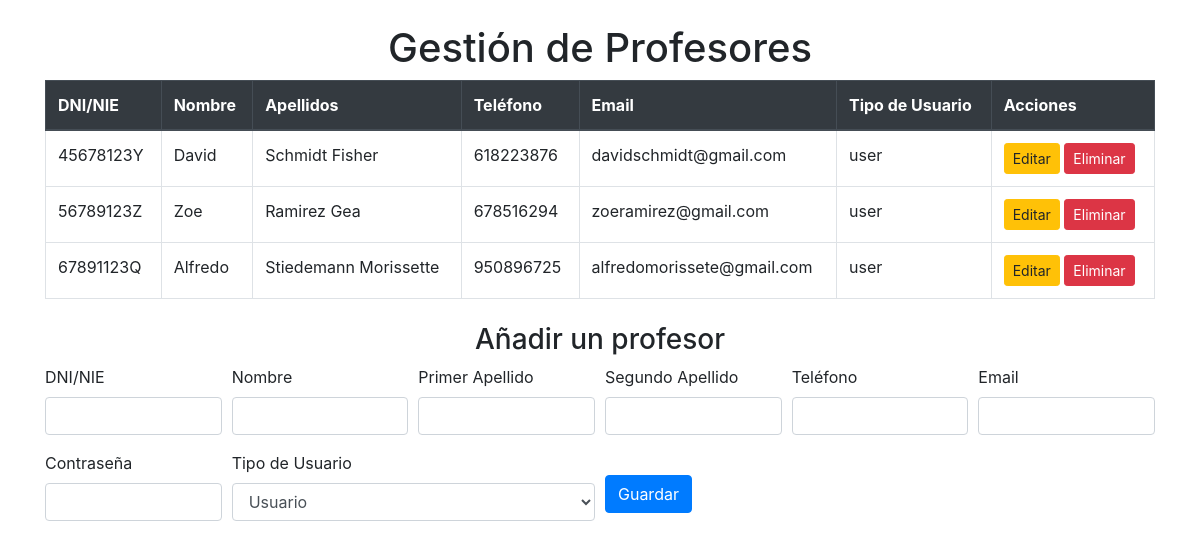
The app's page /code/profesores.php with its own data.
### tables this page shows
CREATE TABLE profesores(
	dni_nie char(9) PRIMARY KEY,
	contrasenya varchar(255),
	nombre varchar(100) not null,
	apellido1 varchar(100) not null,
	apellido2 varchar(100),
	telefono varchar(50),
	email varchar(255),
	tipo_usuario ENUM('root', 'admin', 'user') DEFAULT 'user',
	FOREIGN KEY (tipo_usuario) REFERENCES tipos_usuario(tipo)
);

### code/profesores.php (the view, shortened to what this page needs)
<?php
require 'conexion.php';
function obtenerProfesores($mysqli)
{
    $query = "SELECT dni_nie, nombre, apellido1, apellido2, telefono, email, tipo_usuario FROM profesores";
    $result = $mysqli->query($query);
    $profesores = [];
    if ($result && $result->num_rows > 0) {
        while ($row = $result->fetch_assoc()) {
            $profesores[] = $row;
        }
    }
    return $profesores;
}
$profesores = obtenerProfesores($mysqli);
?>
<!DOCTYPE html>
<html lang="es">
<head>
    <link rel="stylesheet" href="https://stackpath.bootstrapcdn.com/bootstrap/4.5.2/css/bootstrap.min.css">
</head>
<body>
    <div class="container my-4">
        <h1 class="text-center">Gestión de Profesores</h1>
        <table class="table table-bordered mb-4">
            <thead class="thead-dark">
                <tr>
                    <th>DNI/NIE</th>
                    <th>Nombre</th>
                    <th>Apellidos</th>
                    <th>Teléfono</th>
                    <th>Email</th>
                    <th>Tipo de Usuario</th>
                    <th>Acciones</th>
                </tr>
            </thead>
            <tbody>
                <?php foreach ($profesores as $profesor): ?>
                    <tr>
                        <td><?= htmlspecialchars($profesor['dni_nie']) ?></td>
                        <td><?= htmlspecialchars($profesor['nombre']) ?></td>
                        <td><?= htmlspecialchars($profesor['apellido1'] . ' ' . $profesor['apellido2']) ?></td>
                        <td><?= htmlspecialchars($profesor['telefono']) ?></td>
                        <td><?= htmlspecialchars($profesor['email']) ?></td>
                        <td><?= htmlspecialchars($profesor['tipo_usuario']) ?></td>
                        <td>
                            <button class="btn btn-sm btn-warning" onclick="editarProfesor('<?= htmlspecialchars(json_encode($profesor)) ?>')">Editar</button>
                            <form method="POST" style="display:inline;">
                                <button type="submit" class="btn btn-sm btn-danger">Eliminar</button>
                            </form>
                        </td>
                    </tr>
                <?php endforeach; ?>
            </tbody>
        </table>
        <h3 class="text-center">Añadir un profesor</h3>
        <form method="POST">
            <div class="form-row">
                <div class="form-group col-md-2">
                    <label for="dni_nie">DNI/NIE</label>
                    <input type="text" class="form-control" id="dni_nie" name="dni_nie" required>
                </div>
                <div class="form-group col-md-2">
                    <label for="nombre">Nombre</label>
                    <input type="text" class="form-control" id="nombre" name="nombre" required>
                </div>
                <div class="form-group col-md-2">
                    <label for="apellido1">Primer Apellido</label>
                    <input type="text" class="form-control" id="apellido1" name="apellido1" required>
                </div>
                <div class="form-group col-md-2">
                    <label for="apellido2">Segundo Apellido</label>
                    <input type="text" class="form-control" id="apellido2" name="apellido2">
                </div>
                <div class="form-group col-md-2">
                    <label for="telefono">Teléfono</label>
                    <input type="text" class="form-control" id="telefono" name="telefono">
                </div>
                <div class="form-group col-md-2">
                    <label for="email">Email</label>
                    <input type="email" class="form-control" id="email" name="email" required>
                </div>
            </div>
            <div class="form-row">
                <div class="form-group col-md-2">
                    <label for="contrasenya">Contraseña</label>
                    <input type="password" class="form-control" id="contrasenya" name="contrasenya" required>
                </div>
                <div class="form-group col-md-4">
                    <label for="tipo_usuario">Tipo de Usuario</label>
                    <select class="form-control" id="tipo_usuario" name="tipo_usuario">
                        <option value="user">Usuario</option>
                    </select>
                </div>
                <div class="form-group col-md-2">
                    <button type="submit" class="btn btn-primary mt-4">Guardar</button>
                </div>
            </div>
        </form>
    </div>
</body>
</html>

### records on screen
profesores: dni_nie "45678123Y", nombre "David", apellido1+apellido2 "Schmidt Fisher", telefono "618223876", email "davidschmidt@gmail.com", tipo_usuario "user"
profesores: dni_nie "56789123Z", nombre "Zoe", apellido1+apellido2 "Ramirez Gea", telefono "678516294", email "zoeramirez@gmail.com", tipo_usuario "user"
profesores: dni_nie "67891123Q", nombre "Alfredo", apellido1+apellido2 "Stiedemann Morissette", telefono "950896725", email "alfredomorissete@gmail.com", tipo_usuario "user"
